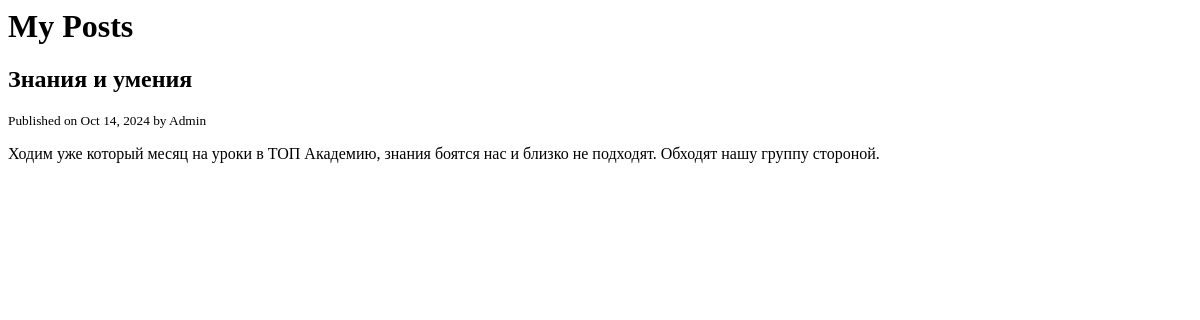
Before: / with the older database file.
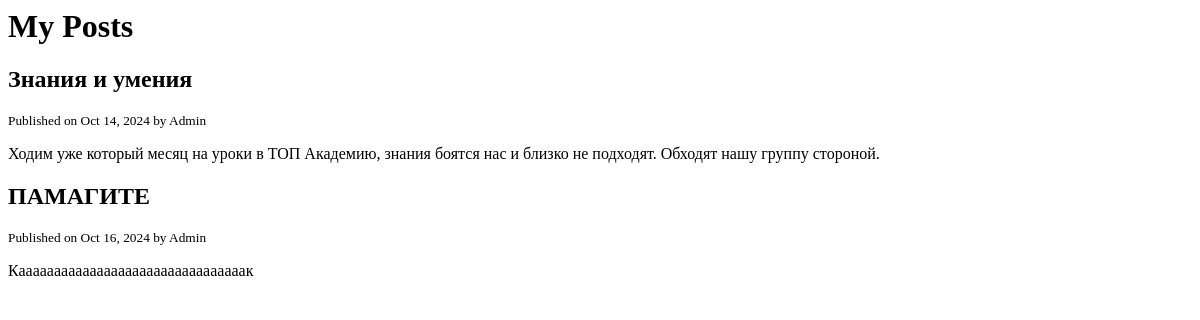
After: the same page with the newer database file.
### Posts/models.py (models this page shows, shortened)
class Posts(models.Model):
    title = models.CharField(max_length=120)
    content = models.TextField()
    published_at = models.DateTimeField(default=timezone.now)
    author = models.ForeignKey(User, on_delete=models.CASCADE)

### Posts/views.py (the view)
# urls.py: path('', views.home, name='home'),
def home(request):
    posts = Posts.objects.all()
    context = {'posts': posts}
    return render(request, 'Posts/postshome.html', context)

### Posts/templates/Posts/postshome.html
{% block content %}
<h1>My Posts</h1>
	{% for post in posts %}
		<h2>{{ post.title }}</h2>
		<small>Published on {{ post.published_at | date:"M d, Y" }} by {{ post.author | title}}</small>
		<p>{{ post.content }}</p>
	{% endfor %}
{% endblock content %}

Changed rows visible on the page:
added Posts: title "ПАМАГИТЕ", published_at "Oct 16, 2024", author "Admin", content "Каааааааааааааааааааааааааааааааак"
